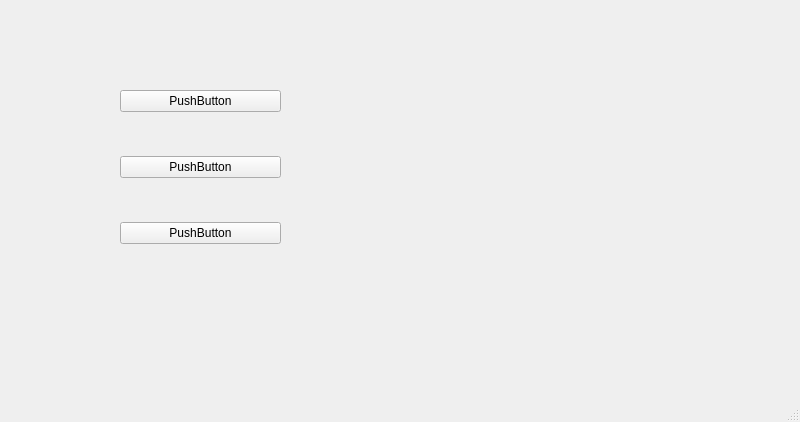
<?xml version="1.0" encoding="UTF-8"?>
<ui version="4.0">
 <class>MainWindow</class>
 <widget class="QMainWindow" name="MainWindow">
  <property name="geometry">
   <rect>
    <x>0</x>
    <y>0</y>
    <width>800</width>
    <height>422</height>
   </rect>
  </property>
  <property name="windowTitle">
   <string>MainWindow</string>
  </property>
  <widget class="QWidget" name="centralwidget">
   <widget class="QWidget" name="horizontalLayoutWidget">
    <property name="geometry">
     <rect>
      <x>120</x>
      <y>52</y>
      <width>161</width>
      <height>231</height>
     </rect>
    </property>
    <layout class="QVBoxLayout" name="verticalLayout">
     <item>
      <widget class="QPushButton" name="pushButton_2">
       <property name="text">
        <string>PushButton</string>
       </property>
      </widget>
     </item>
     <item>
      <widget class="QPushButton" name="pushButton">
       <property name="text">
        <string>PushButton</string>
       </property>
      </widget>
     </item>
     <item>
      <widget class="QPushButton" name="pushButton_3">
       <property name="text">
        <string>PushButton</string>
       </property>
      </widget>
     </item>
    </layout>
   </widget>
  </widget>
  <widget class="QMenuBar" name="menubar">
   <property name="geometry">
    <rect>
     <x>0</x>
     <y>0</y>
     <width>800</width>
     <height>23</height>
    </rect>
   </property>
  </widget>
  <widget class="QStatusBar" name="statusbar"/>
 </widget>
 <resources/>
 <connections/>
</ui>
